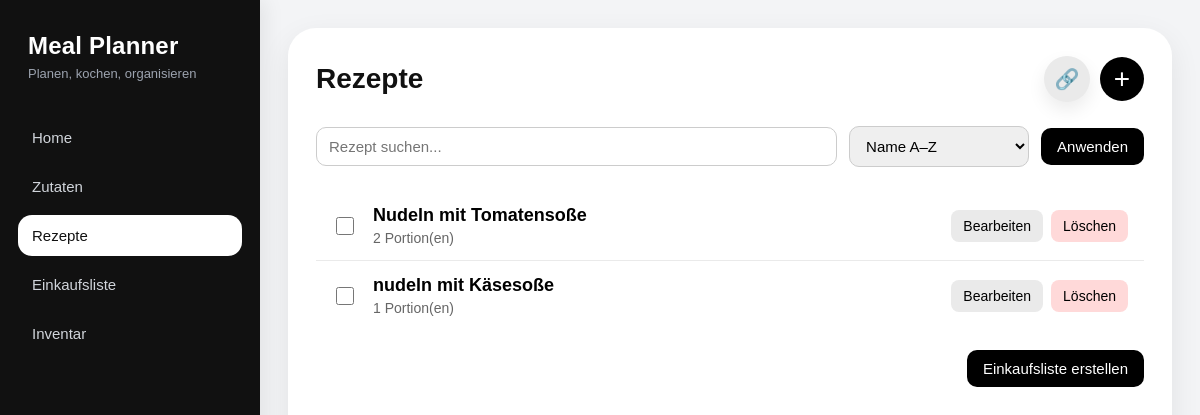
Page /recipes/ on the earlier database version.
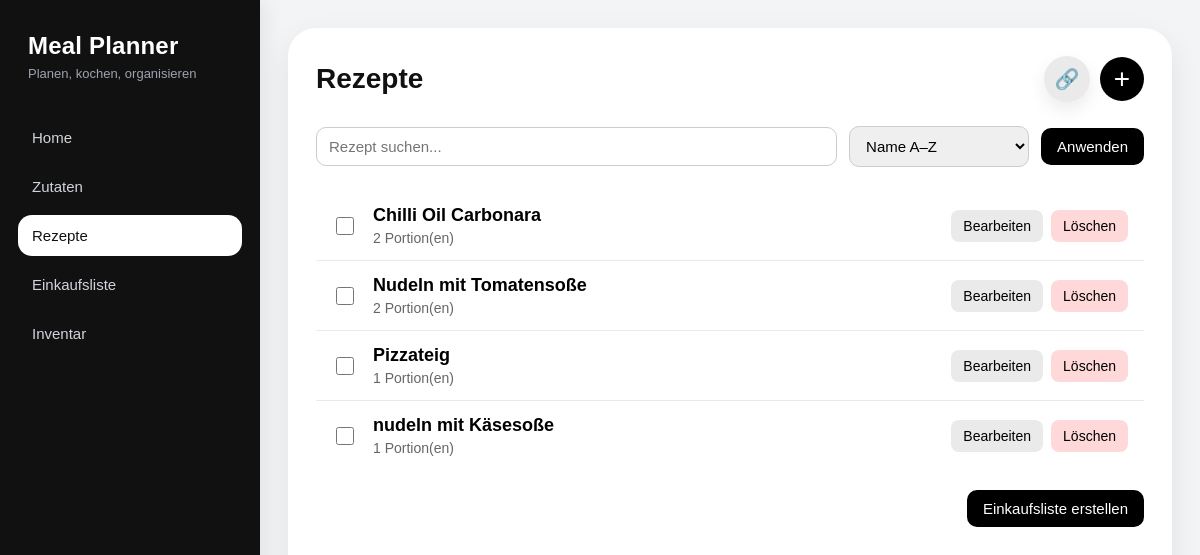
Same page on the later database version.
### recipes/models.py (models this page shows, shortened)
class Recipe(models.Model):
    name = models.CharField(max_length=150)
    servings = models.PositiveIntegerField(default=1)
    instructions = models.TextField(blank=True)
    created_at = models.DateTimeField(auto_now_add=True)
    ingredients = models.ManyToManyField(
        Ingredient,
        through="RecipeIngredient",
        related_name="recipes",
    )

### recipes/views.py (the view)
# urls.py: path("", RecipeListView.as_view(), name="recipe_list"),
class RecipeListView(ListView):
    model = Recipe
    template_name = "recipes/recipe_list.html"
    context_object_name = "recipes"
    ordering = ["name"]
    def get_queryset(self):
        queryset = super().get_queryset()
        search = self.request.GET.get("search", "").strip()
        sort = self.request.GET.get("sort", "name")
        if search:
            queryset = queryset.filter(name__icontains=search)
        allowed_sort_fields = {
            "name": "name",
            "-name": "-name",
            "created_at": "created_at",
            "-created_at": "-created_at",
        }
        return queryset.order_by(allowed_sort_fields.get(sort, "name"))
    def get_context_data(self, **kwargs):
        context = super().get_context_data(**kwargs)
        context["search"] = self.request.GET.get("search", "")
        context["sort"] = self.request.GET.get("sort", "name")
        context["form"] = RecipeForm()
        return context

### recipes/forms.py
class RecipeForm(forms.ModelForm):
    class Meta:
        model = Recipe
        fields = ["name", "servings", "instructions"]
        widgets = {
            "name": forms.TextInput(attrs={"class": "form-control"}),
            "servings": forms.NumberInput(attrs={"class": "form-control", "min": 1}),
            "instructions": forms.Textarea(attrs={"class": "form-control", "rows": 5}),
        }

### recipes/templates/recipes/recipe_list.html (shortened to what this page needs)
{% extends "base.html" %}
{% load static %}
{% block extra_css %}
<link rel="stylesheet" href="{% static 'recipes/css/recipe_list.css' %}">
{% endblock %}
{% block content %}
<div class="page">
    <div class="page-header">
        <h1 class="page-title">Rezepte</h1>
        <div class="recipe-header-actions">
            <button
                type="button"
                class="icon-button"
                id="openLinkModalBtn"
                aria-label="Rezept über Link hinzufügen"
                title="Rezept über Link hinzufügen">
                🔗
            </button>
            <button
                id="open-create-modal"
                class="add-button"
                type="button"
                data-url="{% url 'recipes:recipe_create' %}">
                +
            </button>
        </div>
    </div>
    <form method="get" class="filter-bar">
        <div class="filter-group search-group">
            <input
                type="text"
                name="search"
                value="{{ search }}"
                placeholder="Rezept suchen..."
                class="search-input">
        </div>
        <div class="filter-group">
            <select name="sort" class="sort-select">
                <option value="name" {% if sort == "name" %}selected{% endif %}>Name A–Z</option>
            </select>
        </div>
        <button type="submit" class="filter-btn">Anwenden</button>
    </form>
    <form method="get" action="{% url 'shopping:list' %}">
        <form id="recipe-selection-form">
            <div class="recipe-list">
                {% for recipe in recipes %}
                    <div class="recipe-item">
                        <div class="recipe-select">
                            <input
                                type="checkbox"
                                name="recipes"
                                value="{{ recipe.id }}"
                                id="recipe-{{ recipe.id }}"
                                data-recipe-name="{{ recipe.name }}"
                                data-recipe-servings="{{ recipe.servings }}">
                        </div>
                        <div class="recipe-main">
                            <a href="{% url 'recipes:recipe_detail' recipe.pk %}" class="recipe-name">
                                {{ recipe.name }}
                            </a>
                            <span class="recipe-meta">
                                {{ recipe.servings }} Portion(en)
                            </span>
                        </div>
                        <div class="recipe-actions">
                            <button
                                type="button"
                                class="action-btn edit-btn open-edit-modal"
                                data-url="{% url 'recipes:recipe_edit' recipe.pk %}">
                                Bearbeiten
                            </button>
                            <button
                                type="button"
                                class="action-btn delete-btn open-delete-modal"
                                data-url="{% url 'recipes:recipe_delete' recipe.pk %}">
                                Löschen
                            </button>
                        </div>
                    </div>
                {% empty %}
                    <p class="empty-state">Es sind noch keine Rezepte vorhanden.</p>
                {% endfor %}
            </div>
            {% if recipes %}
                <div class="shopping-actions">
                    <button type="button" class="btn btn-primary" id="openShoppingModalBtn">
                        Einkaufsliste erstellen
                    </button>
                </div>
            {% endif %}
        </form>
    </form>
</div>
{% endblock %}

Differences in the rows shown:
added Recipe: name "Chilli Oil Carbonara", servings "2"
added Recipe: name "Pizzateig", servings "1"
